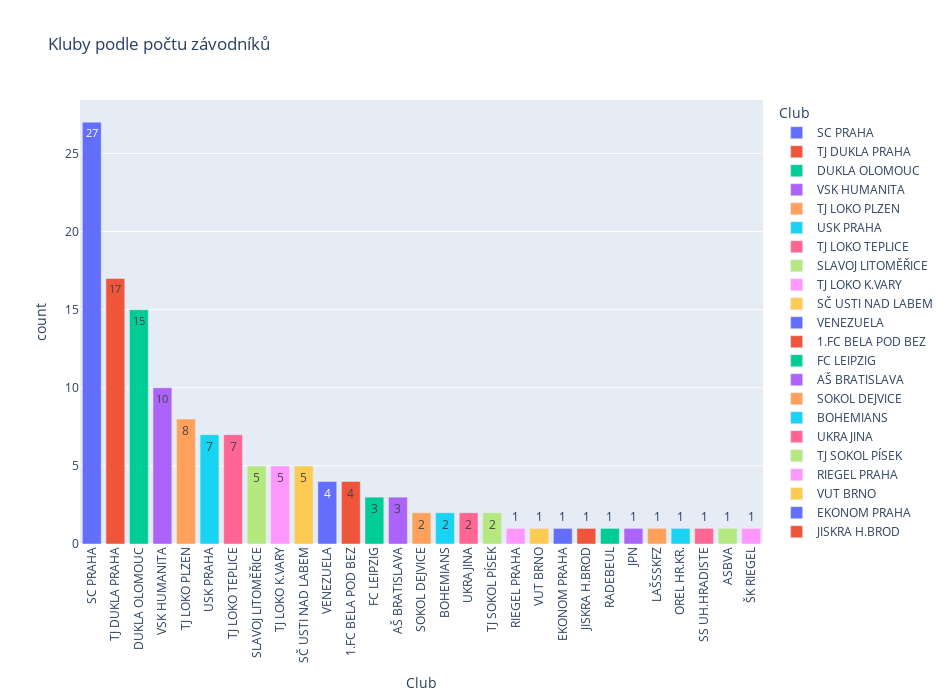

The notebook cell saved with this chart:
### Code cell
d3 = pd.DataFrame({'count' : df.groupby( ["Club"] ).size()}).reset_index()
d3 = d3.sort_values("count", ascending = False)
#d3

fig = px.bar(d3, x= d3["Club"],
             y= d3["count"], 
             color = d3["Club"] ,
             text_auto='.0f',       # případně můžu zap/vyp číselné popisky  # .0f = přesné číslo, .0s je na desítky
             width=950, height=700,
             title="Kluby podle počtu závodníků")

#fig.update_traces(textfont_size=12, textangle=0, cliponaxis=False)
fig.update_layout(xaxis = dict(tickvals = d3["Club"]))
fig.update_xaxes(tickangle=270)

fig.show()

pio.write_html(fig, file = f"vizualizace/V2_Club_{SEX}.html", auto_open=True)

### Figure 1 — Plotly figure (JSON) as saved in the notebook; plotly's stock layout.template omitted (floating-point values rounded to 4 significant figures)
{"data": [{"alignmentgroup": "True", "hovertemplate": "Club=%{x}<br>count=%{y}<extra></extra>", "legendgroup": "SC PRAHA", "marker": {"color": "#636efa", "pattern": {"shape": ""}}, "name": "SC PRAHA", "offsetgroup": "SC PRAHA", "orientation": "v", "showlegend": true, "textposition": "auto", "texttemplate": "%{y:.0f}", "type": "bar", "x": ["SC PRAHA"], "xaxis": "x", "y": [27], "yaxis": "y"}, {"alignmentgroup": "True", "hovertemplate": "Club=%{x}<br>count=%{y}<extra></extra>", "legendgroup": "TJ DUKLA PRAHA", "marker": {"color": "#EF553B", "pattern": {"shape": ""}}, "name": "TJ DUKLA PRAHA", "offsetgroup": "TJ DUKLA PRAHA", "orientation": "v", "showlegend": true, "textposition": "auto", "texttemplate": "%{y:.0f}", "type": "bar", "x": ["TJ DUKLA PRAHA"], "xaxis": "x", "y": [17], "yaxis": "y"}, {"alignmentgroup": "True", "hovertemplate": "Club=%{x}<br>count=%{y}<extra></extra>", "legendgroup": "DUKLA OLOMOUC", "marker": {"color": "#00cc96", "pattern": {"shape": ""}}, "name": "DUKLA OLOMOUC", "offsetgroup": "DUKLA OLOMOUC", "orientation": "v", "showlegend": true, "textposition": "auto", "texttemplate": "%{y:.0f}", "type": "bar", "x": ["DUKLA OLOMOUC"], "xaxis": "x", "y": [15], "yaxis": "y"}, {"alignmentgroup": "True", "hovertemplate": "Club=%{x}<br>count=%{y}<extra></extra>", "legendgroup": "VSK HUMANITA", "marker": {"color": "#ab63fa", "pattern": {"shape": ""}}, "name": "VSK HUMANITA", "offsetgroup": "VSK HUMANITA", "orientation": "v", "showlegend": true, "textposition": "auto", "texttemplate": "%{y:.0f}", "type": "bar", "x": ["VSK HUMANITA"], "xaxis": "x", "y": [10], "yaxis": "y"}, {"alignmentgroup": "True", "hovertemplate": "Club=%{x}<br>count=%{y}<extra></extra>", "legendgroup": "TJ LOKO PLZEN", "marker": {"color": "#FFA15A", "pattern": {"shape": ""}}, "name": "TJ LOKO PLZEN", "offsetgroup": "TJ LOKO PLZEN", "orientation": "v", "showlegend": true, "textposition": "auto", "texttemplate": "%{y:.0f}", "type": "bar", "x": ["TJ LOKO PLZEN"], "xaxis": "x", "y": [8], "yaxis": "y"}, {"alignmentgroup": "True", "hovertemplate": "Club=%{x}<br>count=%{y}<extra></extra>", "legendgroup": "USK PRAHA", "marker": {"color": "#19d3f3", "pattern": {"shape": ""}}, "name": "USK PRAHA", "offsetgroup": "USK PRAHA", "orientation": "v", "showlegend": true, "textposition": "auto", "texttemplate": "%{y:.0f}", "type": "bar", "x": ["USK PRAHA"], "xaxis": "x", "y": [7], "yaxis": "y"}, {"alignmentgroup": "True", "hovertemplate": "Club=%{x}<br>count=%{y}<extra></extra>", "legendgroup": "TJ LOKO TEPLICE", "marker": {"color": "#FF6692", "pattern": {"shape": ""}}, "name": "TJ LOKO TEPLICE", "offsetgroup": "TJ LOKO TEPLICE", "orientation": "v", "showlegend": true, "textposition": "auto", "texttemplate": "%{y:.0f}", "type": "bar", "x": ["TJ LOKO TEPLICE"], "xaxis": "x", "y": [7], "yaxis": "y"}, {"alignmentgroup": "True", "hovertemplate": "Club=%{x}<br>count=%{y}<extra></extra>", "legendgroup": "SLAVOJ LITOMĚŘICE", "marker": {"color": "#B6E880", "pattern": {"shape": ""}}, "name": "SLAVOJ LITOMĚŘICE", "offsetgroup": "SLAVOJ LITOMĚŘICE", "orientation": "v", "showlegend": true, "textposition": "auto", "texttemplate": "%{y:.0f}", "type": "bar", "x": ["SLAVOJ LITOMĚŘICE"], "xaxis": "x", "y": [5], "yaxis": "y"}, {"alignmentgroup": "True", "hovertemplate": "Club=%{x}<br>count=%{y}<extra></extra>", "legendgroup": "TJ LOKO K.VARY", "marker": {"color": "#FF97FF", "pattern": {"shape": ""}}, "name": "TJ LOKO K.VARY", "offsetgroup": "TJ LOKO K.VARY", "orientation": "v", "showlegend": true, "textposition": "auto", "texttemplate": "%{y:.0f}", "type": "bar", "x": ["TJ LOKO K.VARY"], "xaxis": "x", "y": [5], "yaxis": "y"}, {"alignmentgroup": "True", "hovertemplate": "Club=%{x}<br>count=%{y}<extra></extra>", "legendgroup": "SČ USTI NAD LABEM", "marker": {"color": "#FECB52", "pattern": {"shape": ""}}, "name": "SČ USTI NAD LABEM", "offsetgroup": "SČ USTI NAD LABEM", "orientation": "v", "showlegend": true, "textposition": "auto", "texttemplate": "%{y:.0f}", "type": "bar", "x": ["SČ USTI NAD LABEM"], "xaxis": "x", "y": [5], "yaxis": "y"}, {"alignmentgroup": "True", "hovertemplate": "Club=%{x}<br>count=%{y}<extra></extra>", "legendgroup": "VENEZUELA", "marker": {"color": "#636efa", "pattern": {"shape": ""}}, "name": "VENEZUELA", "offsetgroup": "VENEZUELA", "orientation": "v", "showlegend": true, "textposition": "auto", "texttemplate": "%{y:.0f}", "type": "bar", "x": ["VENEZUELA"], "xaxis": "x", "y": [4], "yaxis": "y"}, {"alignmentgroup": "True", "hovertemplate": "Club=%{x}<br>count=%{y}<extra></extra>", "legendgroup": "1.FC BELA POD BEZ", "marker": {"color": "#EF553B", "pattern": {"shape": ""}}, "name": "1.FC BELA POD BEZ", "offsetgroup": "1.FC BELA POD BEZ", "orientation": "v", "showlegend": true, "textposition": "auto", "texttemplate": "%{y:.0f}", "type": "bar", "x": ["1.FC BELA POD BEZ"], "xaxis": "x", "y": [4], "yaxis": "y"}, {"alignmentgroup": "True", "hovertemplate": "Club=%{x}<br>count=%{y}<extra></extra>", "legendgroup": "FC LEIPZIG", "marker": {"color": "#00cc96", "pattern": {"shape": ""}}, "name": "FC LEIPZIG", "offsetgroup": "FC LEIPZIG", "orientation": "v", "showlegend": true, "textposition": "auto", "texttemplate": "%{y:.0f}", "type": "bar", "x": ["FC LEIPZIG"], "xaxis": "x", "y": [3], "yaxis": "y"}, {"alignmentgroup": "True", "hovertemplate": "Club=%{x}<br>count=%{y}<extra></extra>", "legendgroup": "AŠ BRATISLAVA", "marker": {"color": "#ab63fa", "pattern": {"shape": ""}}, "name": "AŠ BRATISLAVA", "offsetgroup": "AŠ BRATISLAVA", "orientation": "v", "showlegend": true, "textposition": "auto", "texttemplate": "%{y:.0f}", "type": "bar", "x": ["AŠ BRATISLAVA"], "xaxis": "x", "y": [3], "yaxis": "y"}, {"alignmentgroup": "True", "hovertemplate": "Club=%{x}<br>count=%{y}<extra></extra>", "legendgroup": "SOKOL DEJVICE", "marker": {"color": "#FFA15A", "pattern": {"shape": ""}}, "name": "SOKOL DEJVICE", "offsetgroup": "SOKOL DEJVICE", "orientation": "v", "showlegend": true, "textposition": "auto", "texttemplate": "%{y:.0f}", "type": "bar", "x": ["SOKOL DEJVICE"], "xaxis": "x", "y": [2], "yaxis": "y"}, {"alignmentgroup": "True", "hovertemplate": "Club=%{x}<br>count=%{y}<extra></extra>", "legendgroup": "BOHEMIANS", "marker": {"color": "#19d3f3", "pattern": {"shape": ""}}, "name": "BOHEMIANS", "offsetgroup": "BOHEMIANS", "orientation": "v", "showlegend": true, "textposition": "auto", "texttemplate": "%{y:.0f}", "type": "bar", "x": ["BOHEMIANS"], "xaxis": "x", "y": [2], "yaxis": "y"}, {"alignmentgroup": "True", "hovertemplate": "Club=%{x}<br>count=%{y}<extra></extra>", "legendgroup": "UKRAJINA", "marker": {"color": "#FF6692", "pattern": {"shape": ""}}, "name": "UKRAJINA", "offsetgroup": "UKRAJINA", "orientation": "v", "showlegend": true, "textposition": "auto", "texttemplate": "%{y:.0f}", "type": "bar", "x": ["UKRAJINA"], "xaxis": "x", "y": [2], "yaxis": "y"}, {"alignmentgroup": "True", "hovertemplate": "Club=%{x}<br>count=%{y}<extra></extra>", "legendgroup": "TJ SOKOL PÍSEK", "marker": {"color": "#B6E880", "pattern": {"shape": ""}}, "name": "TJ SOKOL PÍSEK", "offsetgroup": "TJ SOKOL PÍSEK", "orientation": "v", "showlegend": true, "textposition": "auto", "texttemplate": "%{y:.0f}", "type": "bar", "x": ["TJ SOKOL PÍSEK"], "xaxis": "x", "y": [2], "yaxis": "y"}, {"alignmentgroup": "True", "hovertemplate": "Club=%{x}<br>count=%{y}<extra></extra>", "legendgroup": "RIEGEL PRAHA", "marker": {"color": "#FF97FF", "pattern": {"shape": ""}}, "name": "RIEGEL PRAHA", "offsetgroup": "RIEGEL PRAHA", "orientation": "v", "showlegend": true, "textposition": "auto", "texttemplate": "%{y:.0f}", "type": "bar", "x": ["RIEGEL PRAHA"], "xaxis": "x", "y": [1], "yaxis": "y"}, {"alignmentgroup": "True", "hovertemplate": "Club=%{x}<br>count=%{y}<extra></extra>", "legendgroup": "VUT BRNO", "marker": {"color": "#FECB52", "pattern": {"shape": ""}}, "name": "VUT BRNO", "offsetgroup": "VUT BRNO", "orientation": "v", "showlegend": true, "textposition": "auto", "texttemplate": "%{y:.0f}", "type": "bar", "x": ["VUT BRNO"], "xaxis": "x", "y": [1], "yaxis": "y"}, {"alignmentgroup": "True", "hovertemplate": "Club=%{x}<br>count=%{y}<extra></extra>", "legendgroup": "EKONOM PRAHA", "marker": {"color": "#636efa", "pattern": {"shape": ""}}, "name": "EKONOM PRAHA", "offsetgroup": "EKONOM PRAHA", "orientation": "v", "showlegend": true, "textposition": "auto", "texttemplate": "%{y:.0f}", "type": "bar", "x": ["EKONOM PRAHA"], "xaxis": "x", "y": [1], "yaxis": "y"}, {"alignmentgroup": "True", "hovertemplate": "Club=%{x}<br>count=%{y}<extra></extra>", "legendgroup": "JISKRA H.BROD", "marker": {"color": "#EF553B", "pattern": {"shape": ""}}, "name": "JISKRA H.BROD", "offsetgroup": "JISKRA H.BROD", "orientation": "v", "showlegend": true, "textposition": "auto", "texttemplate": "%{y:.0f}", "type": "bar", "x": ["JISKRA H.BROD"], "xaxis": "x", "y": [1], "yaxis": "y"}, {"alignmentgroup": "True", "hovertemplate": "Club=%{x}<br>count=%{y}<extra></extra>", "legendgroup": "RADEBEUL", "marker": {"color": "#00cc96", "pattern": {"shape": ""}}, "name": "RADEBEUL", "offsetgroup": "RADEBEUL", "orientation": "v", "showlegend": true, "textposition": "auto", "texttemplate": "%{y:.0f}", "type": "bar", "x": ["RADEBEUL"], "xaxis": "x", "y": [1], "yaxis": "y"}, {"alignmentgroup": "True", "hovertemplate": "Club=%{x}<br>count=%{y}<extra></extra>", "legendgroup": "JPN", "marker": {"color": "#ab63fa", "pattern": {"shape": ""}}, "name": "JPN", "offsetgroup": "JPN", "orientation": "v", "showlegend": true, "textposition": "auto", "texttemplate": "%{y:.0f}", "type": "bar", "x": ["JPN"], "xaxis": "x", "y": [1], "yaxis": "y"}, {"alignmentgroup": "True", "hovertemplate": "Club=%{x}<br>count=%{y}<extra></extra>", "legendgroup": "LAŠSSKFZ", "marker": {"color": "#FFA15A", "pattern": {"shape": ""}}, "name": "LAŠSSKFZ", "offsetgroup": "LAŠSSKFZ", "orientation": "v", "showlegend": true, "textposition": "auto", "texttemplate": "%{y:.0f}", "type": "bar", "x": ["LAŠSSKFZ"], "xaxis": "x", "y": [1], "yaxis": "y"}, {"alignmentgroup": "True", "hovertemplate": "Club=%{x}<br>count=%{y}<extra></extra>", "legendgroup": "OREL HR.KR.", "marker": {"color": "#19d3f3", "pattern": {"shape": ""}}, "name": "OREL HR.KR.", "offsetgroup": "OREL HR.KR.", "orientation": "v", "showlegend": true, "textposition": "auto", "texttemplate": "%{y:.0f}", "type": "bar", "x": ["OREL HR.KR."], "xaxis": "x", "y": [1], "yaxis": "y"}, {"alignmentgroup": "True", "hovertemplate": "Club=%{x}<br>count=%{y}<extra></extra>", "legendgroup": "SS UH.HRADISTE", "marker": {"color": "#FF6692", "pattern": {"shape": ""}}, "name": "SS UH.HRADISTE", "offsetgroup": "SS UH.HRADISTE", "orientation": "v", "showlegend": true, "textposition": "auto", "texttemplate": "%{y:.0f}", "type": "bar", "x": ["SS UH.HRADISTE"], "xaxis": "x", "y": [1], "yaxis": "y"}, {"alignmentgroup": "True", "hovertemplate": "Club=%{x}<br>count=%{y}<extra></extra>", "legendgroup": "ASBVA", "marker": {"color": "#B6E880", "pattern": {"shape": ""}}, "name": "ASBVA", "offsetgroup": "ASBVA", "orientation": "v", "showlegend": true, "textposition": "auto", "texttemplate": "%{y:.0f}", "type": "bar", "x": ["ASBVA"], "xaxis": "x", "y": [1], "yaxis": "y"}, {"alignmentgroup": "True", "hovertemplate": "Club=%{x}<br>count=%{y}<extra></extra>", "legendgroup": "ŠK RIEGEL", "marker": {"color": "#FF97FF", "pattern": {"shape": ""}}, "name": "ŠK RIEGEL", "offsetgroup": "ŠK RIEGEL", "orientation": "v", "showlegend": true, "textposition": "auto", "texttemplate": "%{y:.0f}", "type": "bar", "x": ["ŠK RIEGEL"], "xaxis": "x", "y": [1], "yaxis": "y"}], "layout": {"barmode": "relative", "height": 700, "legend": {"title": {"text": "Club"}, "tracegroupgap": 0}, "title": {"text": "Kluby podle počtu závodníků"}, "width": 950, "xaxis": {"anchor": "y", "autorange": true, "categoryarray": ["SC PRAHA", "TJ DUKLA PRAHA", "DUKLA OLOMOUC", "VSK HUMANITA", "TJ LOKO PLZEN", "USK PRAHA", "TJ LOKO TEPLICE", "SLAVOJ LITOMĚŘICE", "TJ LOKO K.VARY", "SČ USTI NAD LABEM", "VENEZUELA", "1.FC BELA POD BEZ", "FC LEIPZIG", "AŠ BRATISLAVA", "SOKOL DEJVICE", "BOHEMIANS", "UKRAJINA", "TJ SOKOL PÍSEK", "RIEGEL PRAHA", "VUT BRNO", "EKONOM PRAHA", "JISKRA H.BROD", "RADEBEUL", "JPN", "LAŠSSKFZ", "OREL HR.KR.", "SS UH.HRADISTE", "ASBVA", "ŠK RIEGEL"], "categoryorder": "array", "domain": [0, 1], "range": [-0.5, 28.5], "tickangle": -90, "tickvals": ["SC PRAHA", "TJ DUKLA PRAHA", "DUKLA OLOMOUC", "VSK HUMANITA", "TJ LOKO PLZEN", "USK PRAHA", "TJ LOKO TEPLICE", "SLAVOJ LITOMĚŘICE", "TJ LOKO K.VARY", "SČ USTI NAD LABEM", "VENEZUELA", "1.FC BELA POD BEZ", "FC LEIPZIG", "AŠ BRATISLAVA", "SOKOL DEJVICE", "BOHEMIANS", "UKRAJINA", "TJ SOKOL PÍSEK", "RIEGEL PRAHA", "VUT BRNO", "EKONOM PRAHA", "JISKRA H.BROD", "RADEBEUL", "JPN", "LAŠSSKFZ", "OREL HR.KR.", "SS UH.HRADISTE", "ASBVA", "ŠK RIEGEL"], "title": {"text": "Club"}, "type": "category"}, "yaxis": {"anchor": "x", "autorange": true, "domain": [0, 1], "range": [0, 28.42], "title": {"text": "count"}, "type": "linear"}}}
